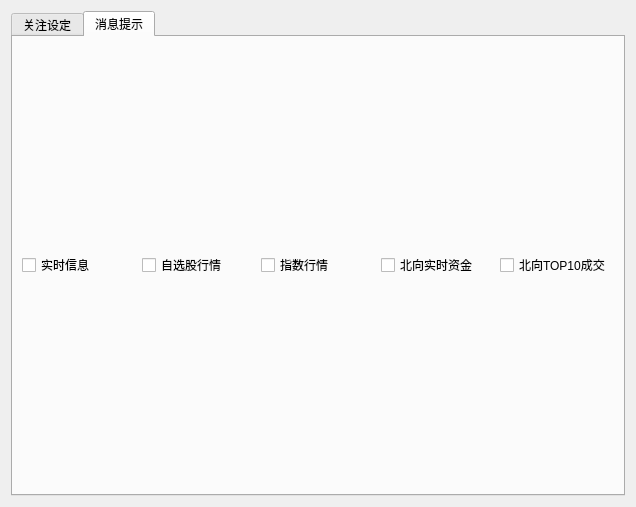
<?xml version="1.0" encoding="UTF-8"?>
<ui version="4.0">
 <class>SettingsCfg</class>
 <widget class="QDialog" name="SettingsCfg">
  <property name="geometry">
   <rect>
    <x>0</x>
    <y>0</y>
    <width>636</width>
    <height>507</height>
   </rect>
  </property>
  <property name="windowTitle">
   <string>Dialog</string>
  </property>
  <layout class="QVBoxLayout" name="verticalLayout">
   <item>
    <widget class="QTabWidget" name="tabWidget">
     <property name="currentIndex">
      <number>1</number>
     </property>
     <widget class="QWidget" name="focustab_">
      <attribute name="title">
       <string>关注设定</string>
      </attribute>
      <layout class="QVBoxLayout" name="verticalLayout_2">
       <item>
        <widget class="QGroupBox" name="groupBox">
         <property name="title">
          <string>指数设定</string>
         </property>
         <layout class="QGridLayout" name="gridLayout">
          <item row="2" column="4">
           <widget class="QCheckBox" name="ft_A50">
            <property name="text">
             <string>A50期货</string>
            </property>
           </widget>
          </item>
          <item row="2" column="1">
           <widget class="QCheckBox" name="hk_hs_Index">
            <property name="text">
             <string>恒生指数</string>
            </property>
           </widget>
          </item>
          <item row="2" column="2">
           <widget class="QCheckBox" name="us_gold">
            <property name="text">
             <string>黄金期货</string>
            </property>
           </widget>
          </item>
          <item row="0" column="6">
           <widget class="QCheckBox" name="sh_hs300_Index">
            <property name="text">
             <string>沪深300</string>
            </property>
           </widget>
          </item>
          <item row="2" column="3">
           <widget class="QCheckBox" name="us_silver">
            <property name="text">
             <string>白银期货</string>
            </property>
           </widget>
          </item>
          <item row="2" column="0">
           <widget class="QCheckBox" name="sh_kc50_Index">
            <property name="text">
             <string>科创50</string>
            </property>
           </widget>
          </item>
          <item row="0" column="0">
           <widget class="QCheckBox" name="sh_sz_Index">
            <property name="text">
             <string>上证指数</string>
            </property>
           </widget>
          </item>
          <item row="0" column="1">
           <widget class="QCheckBox" name="sz_sz_Index">
            <property name="text">
             <string>深圳成指</string>
            </property>
           </widget>
          </item>
          <item row="0" column="2">
           <widget class="QCheckBox" name="sz_cyb_index">
            <property name="text">
             <string>创业板指</string>
            </property>
           </widget>
          </item>
          <item row="0" column="3">
           <widget class="QCheckBox" name="sz_zxb_Index">
            <property name="text">
             <string>中小板指</string>
            </property>
           </widget>
          </item>
          <item row="0" column="4">
           <widget class="QCheckBox" name="sh_sz50_Index">
            <property name="text">
             <string>上证50</string>
            </property>
           </widget>
          </item>
          <item row="2" column="6">
           <widget class="QCheckBox" name="sz_cyb50_index">
            <property name="text">
             <string>创业板50</string>
            </property>
           </widget>
          </item>
         </layout>
        </widget>
       </item>
       <item>
        <widget class="QGroupBox" name="groupBox_2">
         <property name="title">
          <string>自选股设定</string>
         </property>
         <layout class="QGridLayout" name="gridLayout_2">
          <item row="1" column="1" colspan="2">
           <widget class="QTableWidget" name="tableWidget">
            <attribute name="horizontalHeaderVisible">
             <bool>false</bool>
            </attribute>
            <attribute name="horizontalHeaderHighlightSections">
             <bool>false</bool>
            </attribute>
            <attribute name="verticalHeaderVisible">
             <bool>false</bool>
            </attribute>
            <attribute name="verticalHeaderHighlightSections">
             <bool>false</bool>
            </attribute>
           </widget>
          </item>
          <item row="0" column="1">
           <widget class="QLineEdit" name="lineEdit"/>
          </item>
          <item row="0" column="2">
           <spacer name="horizontalSpacer">
            <property name="orientation">
             <enum>Qt::Horizontal</enum>
            </property>
            <property name="sizeHint" stdset="0">
             <size>
              <width>40</width>
              <height>20</height>
             </size>
            </property>
           </spacer>
          </item>
         </layout>
        </widget>
       </item>
      </layout>
     </widget>
     <widget class="QWidget" name="InfoTips">
      <attribute name="title">
       <string>消息提示</string>
      </attribute>
      <layout class="QGridLayout" name="gridLayout_3">
       <item row="0" column="0">
        <widget class="QCheckBox" name="info_rt">
         <property name="text">
          <string>实时信息</string>
         </property>
        </widget>
       </item>
       <item row="0" column="2">
        <widget class="QCheckBox" name="hq_index">
         <property name="text">
          <string>指数行情</string>
         </property>
        </widget>
       </item>
       <item row="0" column="3">
        <widget class="QCheckBox" name="northbound_rt">
         <property name="text">
          <string>北向实时资金</string>
         </property>
        </widget>
       </item>
       <item row="0" column="1">
        <widget class="QCheckBox" name="hq_zxg">
         <property name="text">
          <string>自选股行情</string>
         </property>
        </widget>
       </item>
       <item row="0" column="4">
        <widget class="QCheckBox" name="borthbound_top">
         <property name="text">
          <string>北向TOP10成交</string>
         </property>
        </widget>
       </item>
      </layout>
     </widget>
    </widget>
   </item>
  </layout>
 </widget>
 <resources/>
 <connections/>
</ui>
